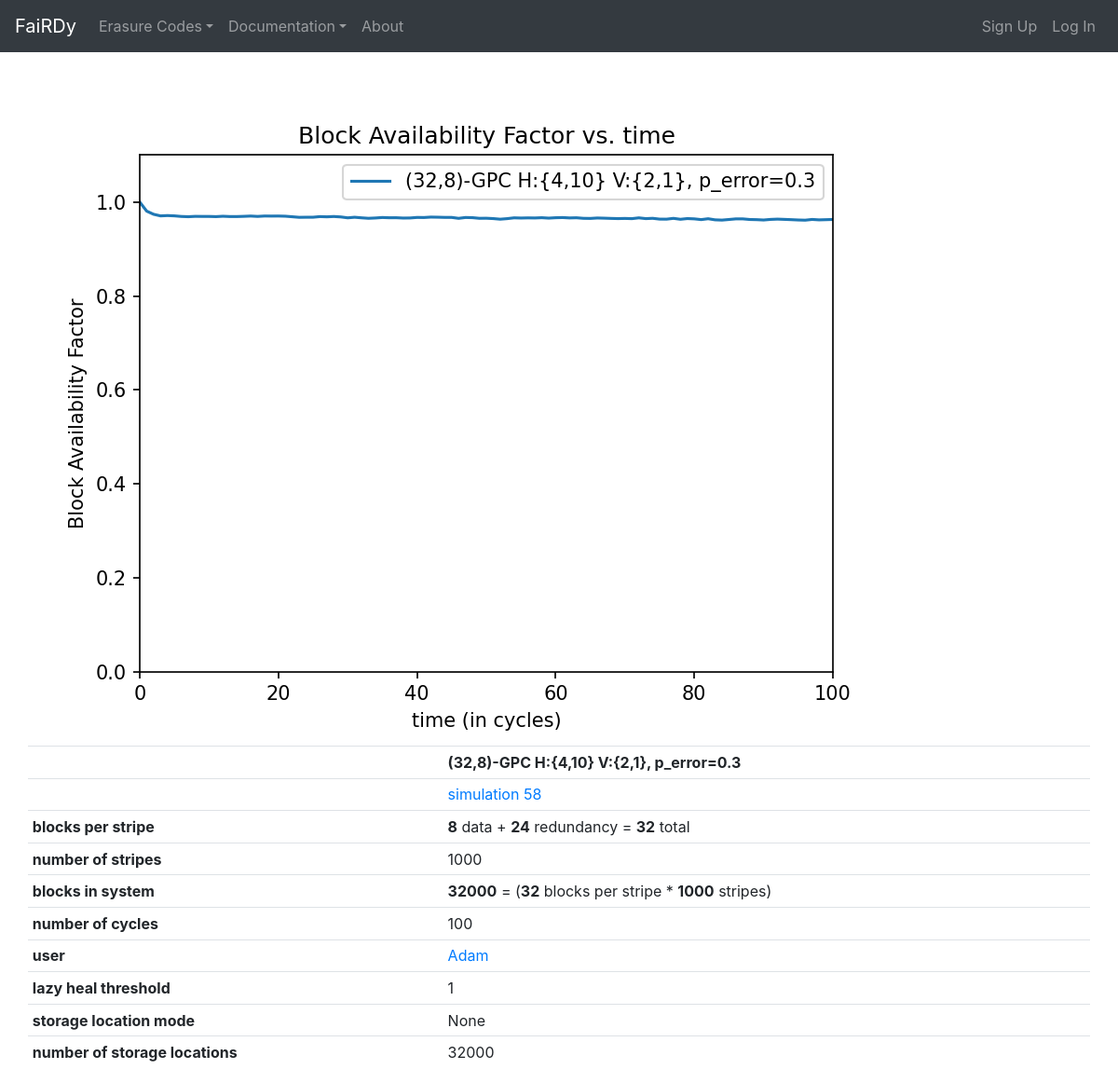
The app's page /fairdy/visualize/?id=58 with its own data.
### fairdy/models.py (models this page shows, shortened)
class Simulation(models.Model):
    class Codes(models.TextChoices):
        REPLICATION = 'REP'
        REED_SOLOMON = 'RS'
        GENERALIZED_PYRAMID = 'GP'
    class StorageLocationModes(models.TextChoices):
        RANDOM = 'random'
        EQUAL_SHUFFLE = 'equal_shuffle'
        HASH_BLOCK_INDEX = 'hash_block_index'
    code_type = models.CharField(
        'Erasure Code',
        max_length=10,
        choices=Codes.choices
    )
    k_value = models.PositiveIntegerField(
        '(k) data blocks per stripe',
        validators=[MinValueValidator(1)]
    )
    m_value = models.PositiveIntegerField(
        '(m) redundancy blocks per stripe',
        validators=[MinValueValidator(1)]
    )
    n_value = models.PositiveIntegerField(
        '(n) total blocks per stripe',
        validators=[MinValueValidator(1)]
    )
    num_stripes = models.PositiveIntegerField(
        'stripes per simulation',
        validators=[MinValueValidator(1)]
    )
    num_cycles = models.PositiveIntegerField(
        'number of cycles',
        validators=[MinValueValidator(1)]
    )
    p_error = models.FloatField(
        '(p_error) probability of block failure',
        validators=[MinValueValidator(0), MaxValueValidator(1)]
    )
    storage_location_mode = models.CharField(
        max_length=50,
        choices=StorageLocationModes.choices,
        blank=True,
        null=True
    )
    num_storage_locations = models.PositiveIntegerField(
        'Number of storage locations',
        validators=[MinValueValidator(1)]
    )
    lazy_heal_threshold = models.PositiveIntegerField(
        default=1,  # '1' for for eager heal, for GPC sims this field holds the horiz. threshold, vert. is on GPC model
        validators=[MinValueValidator(1)]
    )
    start_time = models.DateTimeField()
    end_time = models.DateTimeField(null=True)
    fairdy_user = models.ForeignKey(
        FairdyUser,
        on_delete=models.SET_NULL,
        null=True
    )
    view_count = models.PositiveIntegerField(default=0, blank=True)
    def __str__(self):
        if self.code_type == self.Codes.REED_SOLOMON:
            return 'RS({},{}), p_error={}'.format(self.k_value, self.m_value, self.p_error)
        elif self.code_type == self.Codes.GENERALIZED_PYRAMID:
            return '({},{})-GPC H:{{{},{}}} V:{{{},{}}}, p_error={}'.format(
                self.n_value,
                self.k_value,
                self.pyramidsimulation.k_horizontal,
                self.pyramidsimulation.m_horizontal,
                self.pyramidsimulation.k_vertical,
                self.pyramidsimulation.m_vertical,
                self.p_error
            )
        elif self.code_type == self.Codes.REPLICATION:
            return 'REP {} copies, p_error={}'.format(self.m_value, self.p_error)
        else:
            self.__str__()
    def num_blocks_in_system(self):
        return self.n_value * self.num_stripes

class PyramidSimulation(models.Model):
    simulation = models.OneToOneField(Simulation, on_delete=models.CASCADE)
    num_repair_cycles = models.IntegerField(
        'repair steps per cycle',
        choices=[(1, 1), (2, 2), (3, 3)],
        default=2
    )
    k_horizontal = models.PositiveIntegerField(
        '(k_1) data blocks in horizontal direction',
    )
    m_horizontal = models.PositiveIntegerField(
        '(m_1) redundancy blocks in horizontal direction',
    )
    k_vertical = models.PositiveIntegerField(
        '(k_2) data blocks in vertical direction',
    )
    m_vertical = models.PositiveIntegerField(
        '(m_2) redundancy blocks in vertical direction',
    )
    lazy_heal_threshold_ver = models.PositiveIntegerField(
        default=1,  # default '1' for for eager heal
        validators=[MinValueValidator(1)]
    )

### fairdy/views.py (the view)
# urls.py: path('visualize/', visualize, name='visualize'),
def visualize(request):
    if 'id' not in request.GET:
        raise Http404()
    ids = request.GET.getlist('id')
    sims = Simulation.objects.filter(pk__in=ids).order_by('-id')
    for sim in sims:
        sim.view_count += 1
        sim.save()
    data = {'sims': sims}
    max_cycle_count = sims.aggregate(Max('num_cycles'))['num_cycles__max'] + 1
    labels = []
    for sim in sims:
        y = sim.cycle_set.values_list('block_availability_factor', flat=True)
        if len(y) < max_cycle_count:
            y = list(y) + ([0] * (max_cycle_count - len(y)))
        x = range(max_cycle_count)
        pyplot.plot(x, y)
        labels.append('{}'.format(str(sim)))
    pyplot.legend(labels)
    pyplot.xlim(0, max_cycle_count - 1)
    pyplot.ylim(0, 1.1)
    pyplot.xlabel('time (in cycles)')
    pyplot.ylabel('Block Availability Factor')
    pyplot.title('Block Availability Factor vs. time')
    buf = BytesIO()
    pyplot.savefig(buf, format='png', dpi=150)
    pyplot.close()
    data['graph'] = base64.b64encode(buf.getvalue()).decode('utf-8').replace('\n', '')
    return render(request, 'visualize.html', data)

### web/context_processors.py (called while the page is built)
def get_installed_codes(request):
    return {
        'installed_codes': Simulation.Codes
    }

### fairdy/templates/visualize.html (shortened to what this page needs)
{% extends "base.html" %}
{% block content %}
        <div class="col">
            <img class="img-fluid">
            <table class="table table-sm">
                <tr>
                    <th>&nbsp;</th>
                    <th>&nbsp;</th>
                    <th>blocks per stripe</th>
                    <th>number of stripes</th>
                    <th>blocks in system</th>
                    <th>number of cycles</th>
                    <th>user</th>
                    <th>lazy heal threshold</th>
                    <th>storage location mode</th>
                    <th>number of storage locations</th>
                </tr>
                {% for sim in sims %}
                <tr>
                    <th>{{ sim }}</th>
                    <td><a href="{% url 'fairdy:visualize' %}?id={{ sim.id }}">simulation {{ sim.id }}</a></td>
                    <td><strong>{{ sim.k_value }}</strong> data + <strong>{{ sim.m_value }}</strong> redundancy = <strong>{{ sim.n_value }}</strong> total</td>
                    <td>{{ sim.num_stripes }}</td>
                    <td><strong>{{ sim.num_blocks_in_system }}</strong> = (<strong>{{ sim.n_value }}</strong> blocks per stripe * <strong>{{ sim.num_stripes }}</strong> stripes)</td>
                    <td>{{ sim.num_cycles }}</td>
                    {% with username=sim.fairdy_user.user.username %}
                    <td><a href="{% url 'fairdy:index' %}?username={{ username }}">{{ username  }}</a></td>
                    {% endwith %}
                    <td>{{ sim.lazy_heal_threshold }}</td>
                    <td>{{ sim.storage_location_mode }}</td>
                    <td>{{ sim.num_storage_locations }}</td>
                </tr>
                {% endfor %}
            </table>
        </div>
{% endblock %}

### templates/base.html (style rules this page uses)
body { padding-top: 5rem; }

### fairdy/templates/visualize.html (style rules this page uses)
table { display: table; }
table tr { display: table-cell; }
table tr td, table tr th { display: block; }

### records on screen
Simulation: code_type+n_value+k_value "(32,8)-GPC H:{4,10} V:{2,1}, p_error=0.3", id "58", k_value "8", m_value "24", n_value "32", num_stripes "1000", num_blocks_in_system "32000", num_cycles "100", fairdy_user.user.username "Adam", lazy_heal_threshold "1", storage_location_mode "None", num_storage_locations "32000"
